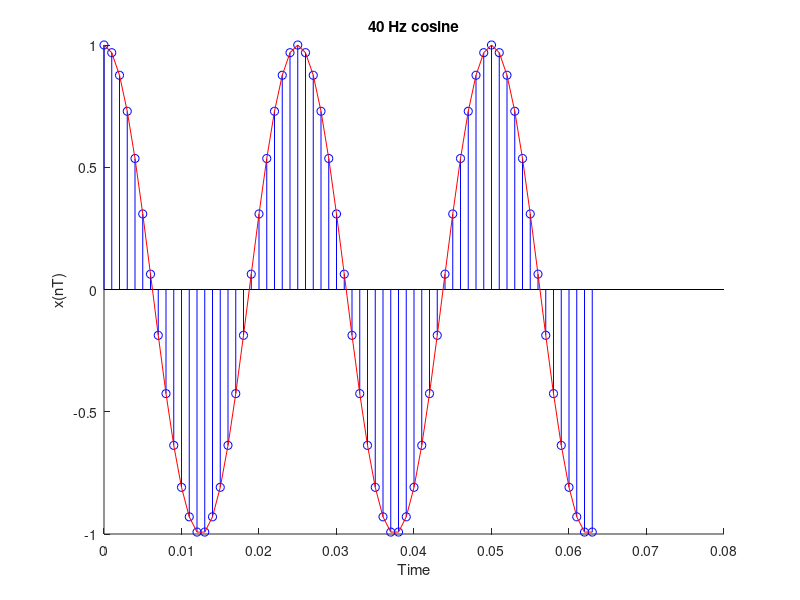

Here is the MATLAB script that generated this plot:
% Generates a 40 Hz cosine wave 
%
N = 64; % 64 data points
fs = 1000;   % 1 kHz sampling frequency
T = 1/fs;    % sample period
f = 40; % signal frequency in Hz
n = 0:N-1;  % discrete time vector

x = cos(2*pi*f*n*T); % signal definition

% plot the signal against time

% 1.1
hold on

stem(n*T, x, "b");

% 1.2
plot(n*T, x, "r");

title("40 Hz cosine")
xlabel("Time");
ylabel("x(nT)");

hold off
drawnow